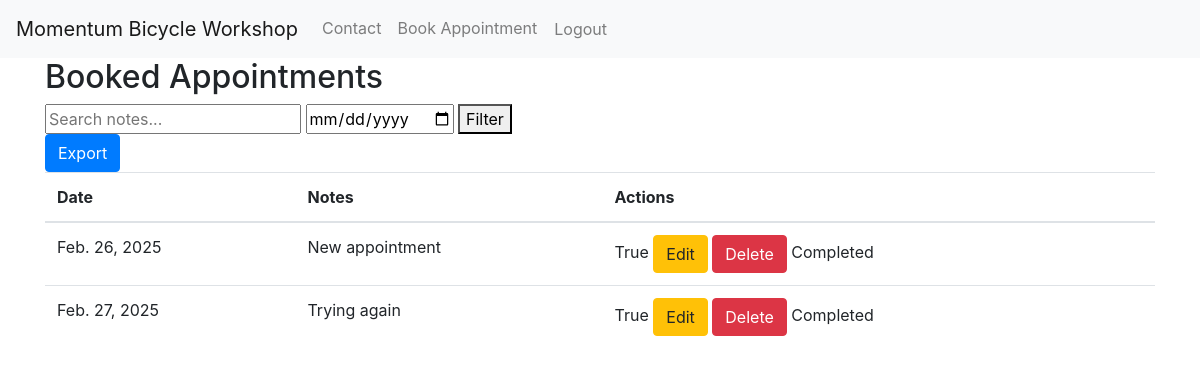
Page /owner/dashboard/ (signed in) on the earlier database version.
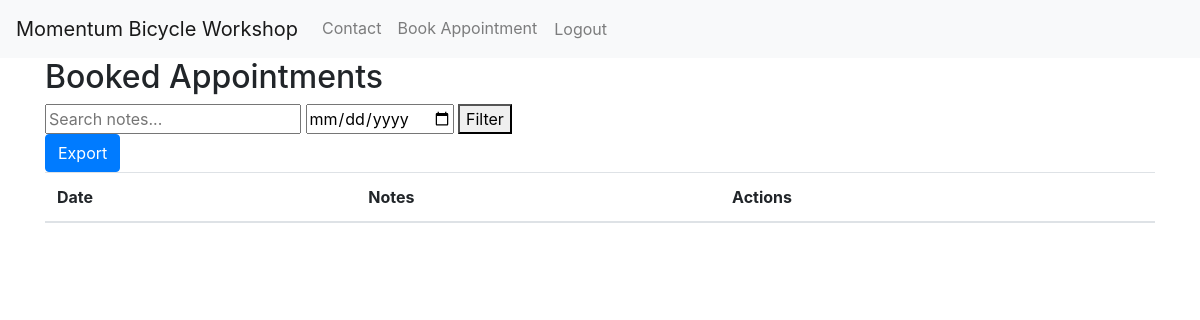
Same page on the later database version.
### myapp/models.py (models this page shows, shortened)
class Appointment(models.Model):
    user = models.ForeignKey(User, on_delete=models.CASCADE)  # Associate the appointment with a user
    date = models.DateField()
    time = models.TimeField()
    description = models.TextField(blank=True)  # Allowing blank descriptions
    photo = models.ImageField(upload_to='photos/', blank=True, null=True)
    completed = models.BooleanField(default=False)
    notified = models.BooleanField(default=False)
    class Meta:
        unique_together = ('user', 'date')  # or ('user', 'date', 'time') if you want to prevent double booking at the same time

### myapp/views.py (the view)
# urls.py: path('owner/dashboard/', OwnerDashboardView.as_view(), name='owner_dashboard'),  # Use the class-based view here
class OwnerDashboardView(LoginRequiredMixin, TemplateView):
    template_name = 'myapp/owner_dashboard.html'
    def get(self, request):
        appointments = Appointment.objects.all()
        date_filter = request.GET.get('date')
        if date_filter:
            appointments = appointments.filter(date=date_filter)
        search_query = request.GET.get('search')
        if search_query:
            appointments = appointments.filter(description__icontains=search_query)
        return render(request, self.template_name, {'appointments': appointments})

### myapp/templates/myapp/owner_dashboard.html (shortened to what this page needs)
{% extends "myapp/base.html" %}
{% block content %}
<h2>Booked Appointments</h2>
<form method="GET" action="{% url 'owner_dashboard' %}">
    <input type="text" name="search" placeholder="Search notes...">
    <input type="date" name="date">
    <button type="submit">Filter</button>
</form>
<a href="{% url 'export_appointments' %}" class="btn btn-primary">Export</a>
<table class="table">
    <thead>
        <tr>
            <th>Date</th>
            <th>Notes</th>
            <th>Actions</th>
        </tr>
    </thead>
    <tbody>
        {% for appointment in appointments %}
        <tr>
            <td>{{ appointment.date }}</td>
            <td>{{ appointment.description }}</td>
            <td>
                <span>{{ appointment.completed }}</span>
                <a href="{% url 'edit_appointment' appointment.id %}" class="btn btn-warning">Edit</a>
                <form method="POST" action="{% url 'delete_appointment' appointment.id %}" style="display:inline;">
                    <button type="submit" class="btn btn-danger">Delete</button>
                </form>
                {% if not appointment.completed %}
                <form method="POST" action="{% url 'mark_completed' appointment.id %}" style="display:inline;">
                    {% csrf_token %}
                    <button type="submit" class="btn btn-success">Mark as Completed</button>
                </form>
                {% else %}
                <span>Completed</span>
                {% endif %}
            </td>
        </tr>
        {% endfor %}
    </tbody>
</table>
{% endblock %}

### myapp/templates/myapp/base.html (shortened to what this page needs)
{% load static %}
<!DOCTYPE html>
<html lang="en">
<head>
    <link href="https://stackpath.bootstrapcdn.com/bootstrap/4.5.2/css/bootstrap.min.css" rel="stylesheet">
</head>
<body class="{% block body_class %}{% endblock %}">
    <header>
        <nav class="navbar navbar-expand-lg navbar-light bg-light">
            <a class="navbar-brand" href="{% url 'home' %}">Momentum Bicycle Workshop</a>
            <div class="collapse navbar-collapse" id="navbarNav">
                <ul class="navbar-nav">
                    <li class="nav-item"><a class="nav-link" href="{% url 'contact' %}">Contact</a></li>
                    {% if user.is_authenticated %}
                    <li class="nav-item"><a class="nav-link" href="{% url 'book_appointment' %}">Book Appointment</a>
                    </li>
                    <li class="nav-item">
                        <form method="post" action="{% url 'logout' %}">
                            <button type="submit" class="btn btn-link nav-link">Logout</button>
                        </form>
                    </li>
                    {% else %}
                    <li class="nav-item"><a class="nav-link" href="{% url 'register' %}">Register</a></li>
                    <li class="nav-item"><a class="nav-link" href="{% url 'login' %}">Login</a></li>
                    {% endif %}
                </ul>
            </div>
        </nav>
    </header>
    <main class="container">
        {% block content %}
        {% endblock %}
    </main>
</body>
</html>

Differences in the rows shown:
removed Appointment: date "Feb. 26, 2025", description "New appointment", completed "True", shows "Completed"
removed Appointment: date "Feb. 27, 2025", description "Trying again", completed "True", shows "Completed"
